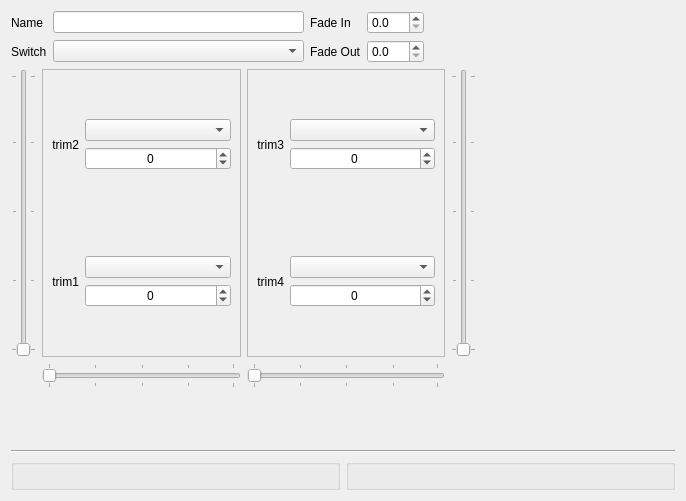
<?xml version="1.0" encoding="UTF-8"?>
<ui version="4.0">
 <class>FlightMode</class>
 <widget class="QWidget" name="FlightMode">
  <property name="geometry">
   <rect>
    <x>0</x>
    <y>0</y>
    <width>686</width>
    <height>501</height>
   </rect>
  </property>
  <property name="windowTitle">
   <string/>
  </property>
  <layout class="QVBoxLayout" name="verticalLayout">
   <item>
    <layout class="QGridLayout" name="paramsLayout">
     <item row="0" column="2">
      <widget class="QLabel" name="label_3">
       <property name="text">
        <string>Fade In</string>
       </property>
      </widget>
     </item>
     <item row="0" column="3">
      <widget class="QDoubleSpinBox" name="fadeIn">
       <property name="decimals">
        <number>1</number>
       </property>
      </widget>
     </item>
     <item row="1" column="3">
      <widget class="QDoubleSpinBox" name="fadeOut">
       <property name="decimals">
        <number>1</number>
       </property>
      </widget>
     </item>
     <item row="1" column="2">
      <widget class="QLabel" name="label_4">
       <property name="text">
        <string>Fade Out</string>
       </property>
      </widget>
     </item>
     <item row="0" column="1">
      <widget class="QLineEdit" name="name">
       <property name="maxLength">
        <number>6</number>
       </property>
      </widget>
     </item>
     <item row="0" column="0">
      <widget class="QLabel" name="label">
       <property name="text">
        <string>Name</string>
       </property>
      </widget>
     </item>
     <item row="0" column="4" rowspan="2">
      <spacer name="spacer_5">
       <property name="orientation">
        <enum>Qt::Horizontal</enum>
       </property>
       <property name="sizeHint" stdset="0">
        <size>
         <width>40</width>
         <height>20</height>
        </size>
       </property>
      </spacer>
     </item>
     <item row="1" column="0">
      <widget class="QLabel" name="label_2">
       <property name="text">
        <string>Switch</string>
       </property>
      </widget>
     </item>
     <item row="1" column="1">
      <widget class="QComboBox" name="swtch"/>
     </item>
    </layout>
   </item>
   <item>
    <layout class="QGridLayout" name="trimsLayout">
     <item row="2" column="1">
      <widget class="QSlider" name="trim1Slider">
       <property name="sizePolicy">
        <sizepolicy hsizetype="MinimumExpanding" vsizetype="Fixed">
         <horstretch>0</horstretch>
         <verstretch>0</verstretch>
        </sizepolicy>
       </property>
       <property name="orientation">
        <enum>Qt::Horizontal</enum>
       </property>
       <property name="tickPosition">
        <enum>QSlider::TicksBothSides</enum>
       </property>
       <property name="tickInterval">
        <number>25</number>
       </property>
      </widget>
     </item>
     <item row="0" column="0">
      <widget class="QSlider" name="trim2Slider">
       <property name="orientation">
        <enum>Qt::Vertical</enum>
       </property>
       <property name="tickPosition">
        <enum>QSlider::TicksBothSides</enum>
       </property>
       <property name="tickInterval">
        <number>25</number>
       </property>
      </widget>
     </item>
     <item row="0" column="3">
      <widget class="QSlider" name="trim3Slider">
       <property name="orientation">
        <enum>Qt::Vertical</enum>
       </property>
       <property name="invertedAppearance">
        <bool>false</bool>
       </property>
       <property name="invertedControls">
        <bool>false</bool>
       </property>
       <property name="tickPosition">
        <enum>QSlider::TicksBothSides</enum>
       </property>
       <property name="tickInterval">
        <number>25</number>
       </property>
      </widget>
     </item>
     <item row="2" column="2">
      <widget class="QSlider" name="trim4Slider">
       <property name="sizePolicy">
        <sizepolicy hsizetype="MinimumExpanding" vsizetype="Fixed">
         <horstretch>0</horstretch>
         <verstretch>0</verstretch>
        </sizepolicy>
       </property>
       <property name="orientation">
        <enum>Qt::Horizontal</enum>
       </property>
       <property name="tickPosition">
        <enum>QSlider::TicksBothSides</enum>
       </property>
       <property name="tickInterval">
        <number>25</number>
       </property>
      </widget>
     </item>
     <item row="0" column="1">
      <widget class="QFrame" name="frame">
       <property name="frameShape">
        <enum>QFrame::StyledPanel</enum>
       </property>
       <property name="frameShadow">
        <enum>QFrame::Raised</enum>
       </property>
       <layout class="QVBoxLayout" name="verticalLayout_2">
        <item>
         <layout class="QGridLayout" name="leftTrims_3" columnstretch="0,1">
          <item row="1" column="0">
           <widget class="QLabel" name="trim1Label">
            <property name="text">
             <string notr="true">trim1</string>
            </property>
            <property name="alignment">
             <set>Qt::AlignRight|Qt::AlignTrailing|Qt::AlignVCenter</set>
            </property>
           </widget>
          </item>
          <item row="0" column="1">
           <layout class="QVBoxLayout" name="verticalLayout_5c_3">
            <item>
             <spacer name="verticalSpacer_3c_3">
              <property name="orientation">
               <enum>Qt::Vertical</enum>
              </property>
              <property name="sizeHint" stdset="0">
               <size>
                <width>20</width>
                <height>40</height>
               </size>
              </property>
             </spacer>
            </item>
            <item>
             <widget class="QComboBox" name="trim2Use"/>
            </item>
            <item>
             <widget class="QSpinBox" name="trim2Value">
              <property name="alignment">
               <set>Qt::AlignCenter</set>
              </property>
              <property name="accelerated">
               <bool>true</bool>
              </property>
              <property name="minimum">
               <number>-896</number>
              </property>
              <property name="maximum">
               <number>896</number>
              </property>
             </widget>
            </item>
            <item>
             <spacer name="verticalSpacer_4a_3">
              <property name="orientation">
               <enum>Qt::Vertical</enum>
              </property>
              <property name="sizeHint" stdset="0">
               <size>
                <width>20</width>
                <height>40</height>
               </size>
              </property>
             </spacer>
            </item>
           </layout>
          </item>
          <item row="1" column="1">
           <layout class="QVBoxLayout" name="verticalLayout_6b_3">
            <item>
             <spacer name="verticalSpacer_5b_3">
              <property name="orientation">
               <enum>Qt::Vertical</enum>
              </property>
              <property name="sizeHint" stdset="0">
               <size>
                <width>20</width>
                <height>40</height>
               </size>
              </property>
             </spacer>
            </item>
            <item>
             <widget class="QComboBox" name="trim1Use"/>
            </item>
            <item>
             <widget class="QSpinBox" name="trim1Value">
              <property name="alignment">
               <set>Qt::AlignCenter</set>
              </property>
              <property name="accelerated">
               <bool>true</bool>
              </property>
              <property name="minimum">
               <number>-896</number>
              </property>
              <property name="maximum">
               <number>896</number>
              </property>
             </widget>
            </item>
            <item>
             <spacer name="verticalSpacer_6b_3">
              <property name="orientation">
               <enum>Qt::Vertical</enum>
              </property>
              <property name="sizeHint" stdset="0">
               <size>
                <width>20</width>
                <height>40</height>
               </size>
              </property>
             </spacer>
            </item>
           </layout>
          </item>
          <item row="0" column="0">
           <widget class="QLabel" name="trim2Label">
            <property name="text">
             <string notr="true">trim2</string>
            </property>
            <property name="alignment">
             <set>Qt::AlignRight|Qt::AlignTrailing|Qt::AlignVCenter</set>
            </property>
           </widget>
          </item>
         </layout>
        </item>
       </layout>
      </widget>
     </item>
     <item row="0" column="2">
      <widget class="QFrame" name="frame_2">
       <property name="frameShape">
        <enum>QFrame::StyledPanel</enum>
       </property>
       <property name="frameShadow">
        <enum>QFrame::Raised</enum>
       </property>
       <layout class="QVBoxLayout" name="verticalLayout_3">
        <item>
         <layout class="QGridLayout" name="righTrims_2" columnstretch="0,1">
          <item row="1" column="0">
           <widget class="QLabel" name="trim4Label">
            <property name="text">
             <string notr="true">trim4</string>
            </property>
            <property name="alignment">
             <set>Qt::AlignRight|Qt::AlignTrailing|Qt::AlignVCenter</set>
            </property>
           </widget>
          </item>
          <item row="0" column="0">
           <widget class="QLabel" name="trim3Label">
            <property name="text">
             <string notr="true">trim3</string>
            </property>
            <property name="alignment">
             <set>Qt::AlignRight|Qt::AlignTrailing|Qt::AlignVCenter</set>
            </property>
           </widget>
          </item>
          <item row="0" column="1">
           <layout class="QVBoxLayout" name="verticalLayout_7b_2">
            <item>
             <spacer name="verticalSpacer_7b_2">
              <property name="orientation">
               <enum>Qt::Vertical</enum>
              </property>
              <property name="sizeHint" stdset="0">
               <size>
                <width>20</width>
                <height>40</height>
               </size>
              </property>
             </spacer>
            </item>
            <item>
             <widget class="QComboBox" name="trim3Use"/>
            </item>
            <item>
             <widget class="QSpinBox" name="trim3Value">
              <property name="alignment">
               <set>Qt::AlignCenter</set>
              </property>
              <property name="accelerated">
               <bool>true</bool>
              </property>
              <property name="minimum">
               <number>-896</number>
              </property>
              <property name="maximum">
               <number>896</number>
              </property>
             </widget>
            </item>
            <item>
             <spacer name="verticalSpacer_8d_2">
              <property name="orientation">
               <enum>Qt::Vertical</enum>
              </property>
              <property name="sizeHint" stdset="0">
               <size>
                <width>20</width>
                <height>40</height>
               </size>
              </property>
             </spacer>
            </item>
           </layout>
          </item>
          <item row="1" column="1">
           <layout class="QVBoxLayout" name="verticalLayout_8d_2">
            <item>
             <spacer name="verticalSpacer_9d_2">
              <property name="orientation">
               <enum>Qt::Vertical</enum>
              </property>
              <property name="sizeHint" stdset="0">
               <size>
                <width>20</width>
                <height>40</height>
               </size>
              </property>
             </spacer>
            </item>
            <item>
             <widget class="QComboBox" name="trim4Use"/>
            </item>
            <item>
             <widget class="QSpinBox" name="trim4Value">
              <property name="alignment">
               <set>Qt::AlignCenter</set>
              </property>
              <property name="accelerated">
               <bool>true</bool>
              </property>
              <property name="minimum">
               <number>-896</number>
              </property>
              <property name="maximum">
               <number>896</number>
              </property>
             </widget>
            </item>
            <item>
             <spacer name="verticalSpacer_10c_2">
              <property name="orientation">
               <enum>Qt::Vertical</enum>
              </property>
              <property name="sizeHint" stdset="0">
               <size>
                <width>20</width>
                <height>40</height>
               </size>
              </property>
             </spacer>
            </item>
           </layout>
          </item>
         </layout>
        </item>
       </layout>
      </widget>
     </item>
     <item row="0" column="4">
      <spacer name="horizontalSpacer">
       <property name="orientation">
        <enum>Qt::Horizontal</enum>
       </property>
       <property name="sizeHint" stdset="0">
        <size>
         <width>40</width>
         <height>20</height>
        </size>
       </property>
      </spacer>
     </item>
    </layout>
   </item>
   <item>
    <spacer name="verticalSpacer">
     <property name="orientation">
      <enum>Qt::Vertical</enum>
     </property>
     <property name="sizeHint" stdset="0">
      <size>
       <width>20</width>
       <height>40</height>
      </size>
     </property>
    </spacer>
   </item>
   <item>
    <widget class="Line" name="line">
     <property name="orientation">
      <enum>Qt::Horizontal</enum>
     </property>
    </widget>
   </item>
   <item>
    <layout class="QGridLayout" name="gvNreLayout" columnstretch="1,1">
     <item row="0" column="0">
      <widget class="QGroupBox" name="gvGB"/>
     </item>
     <item row="0" column="1">
      <widget class="QGroupBox" name="reGB"/>
     </item>
    </layout>
   </item>
  </layout>
 </widget>
 <resources/>
 <connections/>
</ui>
